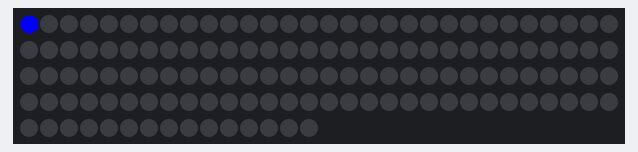
This sketch was run on a simulated Arduino Uno, built with avr-gcc and run on an emulated ATmega328P. Parts: 135 RGB LEDs in strip order, left to right, continuing on the next row.

Above: at 0.16 s.
At 2.32 s:
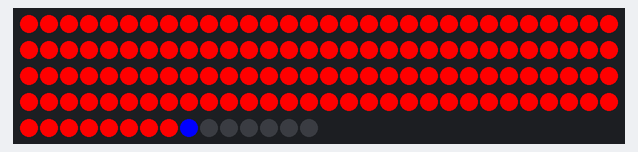
At 3.86 s:
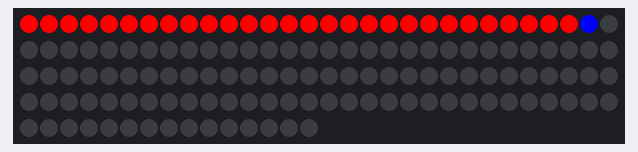
At 5.4 s:
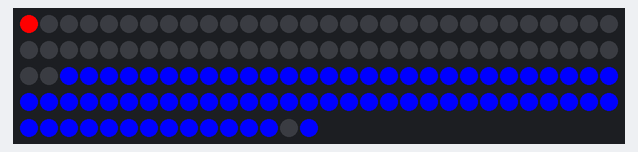
At 16.6 s:
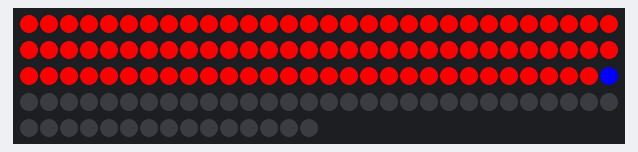
At 33.37 s:
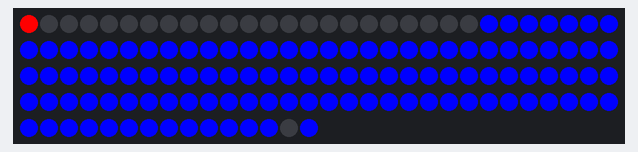

The sketch:

sketch_mar01a_rob.ino
```cpp
#include <FastLED.h>

#define NUM_LEDS 135

#define DATA_PIN 11


CRGB leds[NUM_LEDS];


void setup() {

  FastLED.addLeds<WS2812B, DATA_PIN, GRB>(leds, NUM_LEDS);

}


void loop() {


for (int n = 134; n<NUM_LEDS;n+= 134){

  for(int i=0; i < n; i++){

    leds[i] = CRGB::Blue;

    FastLED.show();

    delay(10);

    leds[i] = CRGB::Red;

  }

  for(int i=0;i<n;i++){

    leds[n-i] = CRGB::Blue;

    FastLED.show();

    delay(10);

    leds[n-i] = CRGB::Black;

  }

  for(int i=0;i<n;i++){

    leds[n-i] = CRGB::Blue;

    FastLED.show();

    delay(10);

    leds[n-1] = CRGB::Black;

  }

    for(int dot = 0; dot < NUM_LEDS; dot++) {

    leds[dot] = CRGB::Blue;

    FastLED.show();


    leds[dot] = CRGB::Black;

    delay(50) ;

    }

  }

}
```
